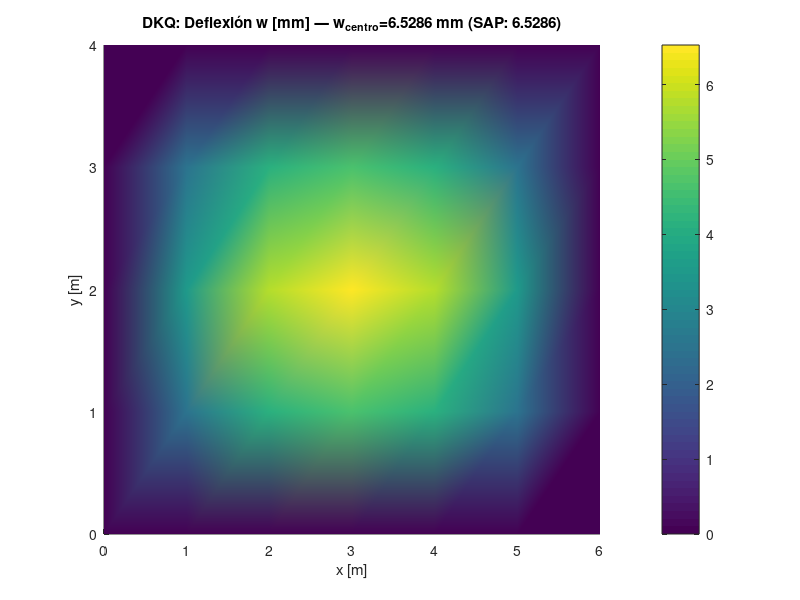
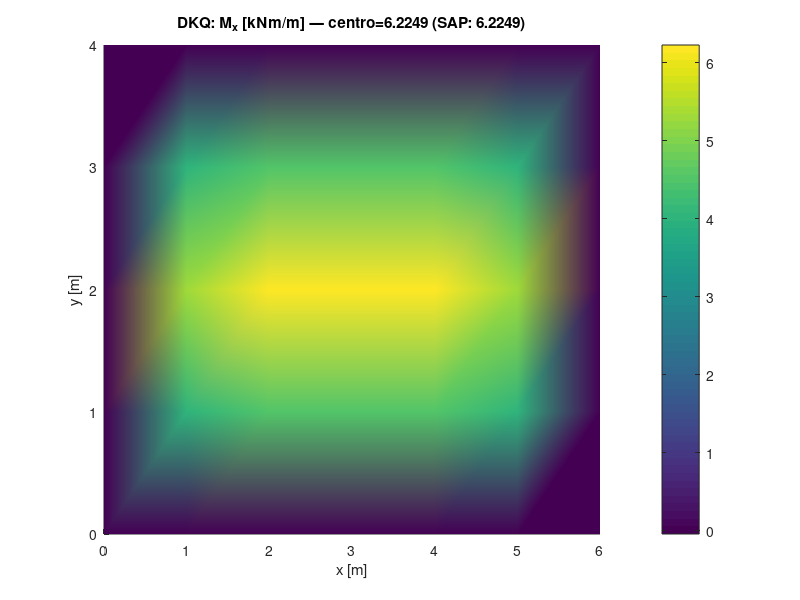
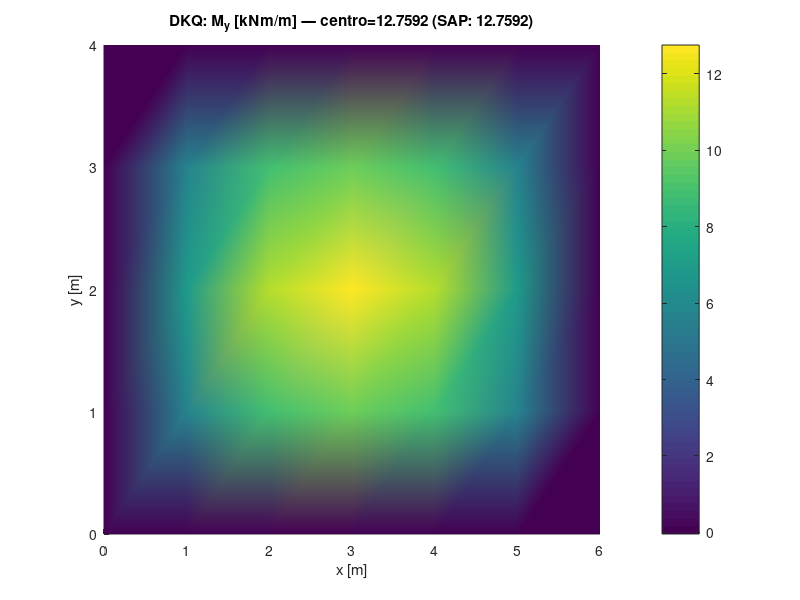
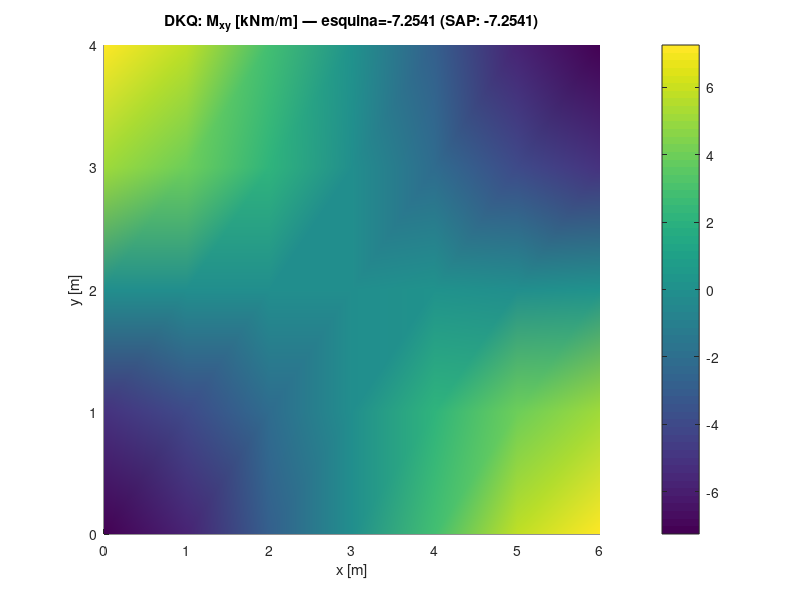

These charts were generated, in order, by the following MATLAB code:
% =========================================================================
% Rectangular Slab FEA — Batoz DKQ (Discrete Kirchhoff Quadrilateral)
% Reproduce EXACTAMENTE la formulación de SAP 2000 Plate-Thin
% =========================================================================
% Elemento Batoz-Tahar DKQ (Batoz & Tahar, IJNME 1982):
%   - 4 nodos × 3 GDL = 12 GDL/elemento
%   - GDLs/nodo: {w, β_x = ∂w/∂x, β_y = ∂w/∂y}
%   - Rotaciones interpoladas con Serendipity Q8 (4 corners + 4 midsides)
%   - Mid-side rotations condensadas via Kirchhoff constraint:
%       βs_midside = (3/2L)(w_J - w_I) - (1/4)(βs_I + βs_J)
%       βn_midside = (βn_I + βn_J) / 2
%   - 2×2 Gauss para K_e y para extracción de momentos
%   - Extrapolación bilinear Gauss→nodos (igual que SAP 2000)
%
% Esperado para el caso Calcpad/SAP (6×4, t=0.1, E=35GPa, ν=0.15, q=10):
%   SAP v24 (medido):  w=6.5286 mm, Mx=6.2249, My=12.7592, Mxy=-7.2541
% =========================================================================
t_total = tic;

%% Datos
a  = 6
b  = 4
t  = 0.1
q  = 10
E  = 35e6
nu = 0.15

%% Malla
n_a = 6
n_b = 4
n_e = n_a*n_b
n_j = (n_a+1)*(n_b+1)
n_dof = 3
n_k = n_dof*4
a_1 = a/n_a
b_1 = b/n_b
n_g = n_dof*n_j

x_j = zeros(n_j, 1);
y_j = zeros(n_j, 1);
x = 0; y = 0;
for j = 1:n_j
    x_j(j) = x;
    y_j(j) = y;
    y = y + b_1;
    if y > b + 1e-9, y = 0; x = x + a_1; end
end
e_j = zeros(n_e, 4);
for ia = 1:n_a
    for ib = 1:n_b
        e = ib + n_b*(ia-1);
        j_corner = e + ia - 1;
        e_j(e, 1) = j_corner;
        e_j(e, 2) = j_corner + n_b + 1;
        e_j(e, 3) = j_corner + n_b + 2;
        e_j(e, 4) = j_corner + 1;
    end
end

%% Apoyos perimetrales
n_s = 2*(n_a + n_b)
s_j = zeros(n_s, 1);
i_s = 0;
for i = 1:n_a+1
    j = (n_b+1)*i - n_b; i_s = i_s + 1; s_j(i_s) = j;
end
for i = 1:n_a+1
    j = (n_b+1)*i; i_s = i_s + 1; s_j(i_s) = j;
end
for i = 2:n_b
    j = i; i_s = i_s + 1; s_j(i_s) = j;
end
for i = 2:n_b
    j = n_a*(n_b+1) + i; i_s = i_s + 1; s_j(i_s) = j;
end

%% Constitutiva
D11 = E*t^3/(12*(1-nu^2))
D = D11 * [1, nu, 0; nu, 1, 0; 0, 0, (1-nu)/2]

%% Cuadratura 2×2 Gauss (la que usa SAP 2000)
gp = [-0.5773502691896257, 0.5773502691896257];
gw = [1.0, 1.0];

%% Element K_e via Batoz DKQ — rectangular a_1 × b_1
% Local coords ξ, η ∈ [-1, +1] mapeado a x_local ∈ [0, a_1], y_local ∈ [0, b_1]
% Jacobiano: dx/dξ = a_1/2 = a_h, dy/dη = b_1/2 = b_h
a_h = a_1/2;
b_h = b_1/2;
K_e = zeros(n_k, n_k);

% Acumulador de F_e (Q4 bilinear consistent load para uniform q):
% F_e = q * a_1*b_1/4 en cada GDL w (1, 4, 7, 10), 0 en β_x, β_y
F_e = zeros(n_k, 1);
F_e(1) = q*a_1*b_1/4;
F_e(4) = q*a_1*b_1/4;
F_e(7) = q*a_1*b_1/4;
F_e(10) = q*a_1*b_1/4;

% Corner & midside natural coords (Serendipity Q8)
xi_q8  = [-1,  1, 1, -1,  0, 1, 0, -1];
eta_q8 = [-1, -1, 1,  1, -1, 0, 1,  0];

% Coeficientes de Kirchhoff
inv_a1 = 1.0 / a_1;
inv_b1 = 1.0 / b_1;
c_a = 1.5 * inv_a1;   % = 3/(2*a_1)
c_b = 1.5 * inv_b1;   % = 3/(2*b_1)

for ig = 1:2
    for jg = 1:2
        xi = gp(ig);
        eta = gp(jg);
        wgt = gw(ig)*gw(jg);

        % --- Q8 Serendipity N_k y derivadas en (xi, eta) ---
        N_q8  = zeros(1, 8);
        dN_dxi = zeros(1, 8);
        dN_deta = zeros(1, 8);
        % Corners (k = 1..4)
        for k = 1:4
            si = xi_q8(k); ti = eta_q8(k);
            N_q8(k) = 0.25*(1+si*xi)*(1+ti*eta)*(si*xi + ti*eta - 1);
            dN_dxi(k)  = 0.25*si*(1+ti*eta)*(2*si*xi + ti*eta);
            dN_deta(k) = 0.25*ti*(1+si*xi)*(si*xi + 2*ti*eta);
        end
        % Midside 5 (0,-1)
        N_q8(5)  = 0.5*(1 - xi^2)*(1 - eta);
        dN_dxi(5)  = -xi*(1 - eta);
        dN_deta(5) = -0.5*(1 - xi^2);
        % Midside 6 (+1,0)
        N_q8(6)  = 0.5*(1 + xi)*(1 - eta^2);
        dN_dxi(6)  = 0.5*(1 - eta^2);
        dN_deta(6) = -eta*(1 + xi);
        % Midside 7 (0,+1)
        N_q8(7)  = 0.5*(1 - xi^2)*(1 + eta);
        dN_dxi(7)  = -xi*(1 + eta);
        dN_deta(7) = 0.5*(1 - xi^2);
        % Midside 8 (-1, 0)
        N_q8(8)  = 0.5*(1 - xi)*(1 - eta^2);
        dN_dxi(8)  = -0.5*(1 - eta^2);
        dN_deta(8) = -eta*(1 - xi);

        % --- Hx (1×12) y Hy (1×12) — coeficientes en función de DOFs ---
        % DOF order: [w_1, βx_1, βy_1, w_2, βx_2, βy_2, w_3, βx_3, βy_3, w_4, βx_4, βy_4]
        % Midside βx,βy substituidas usando Kirchhoff + interp normal:
        %   βx_5 = c_a*(w_2 - w_1) - 0.25*(βx_1+βx_2)
        %   βy_5 = 0.5*(βy_1 + βy_2)
        %   βx_6 = 0.5*(βx_2 + βx_3)
        %   βy_6 = c_b*(w_3 - w_2) - 0.25*(βy_2 + βy_3)
        %   βx_7 = c_a*(w_3 - w_4) - 0.25*(βx_3 + βx_4)
        %   βy_7 = 0.5*(βy_3 + βy_4)
        %   βx_8 = 0.5*(βx_4 + βx_1)
        %   βy_8 = c_b*(w_4 - w_1) - 0.25*(βy_1 + βy_4)
        % Hx(ξ,η) = Σ N_k(ξ,η)·βx_k  for k=1..8
        % Hy(ξ,η) = Σ N_k(ξ,η)·βy_k

        Hx = zeros(1, n_k);
        Hy = zeros(1, n_k);
        dHx_dxi = zeros(1, n_k);
        dHx_deta = zeros(1, n_k);
        dHy_dxi = zeros(1, n_k);
        dHy_deta = zeros(1, n_k);

        % Para cada DOF, acumular las contribuciones:
        % --- w_1 (DOF 1) ---
        % De βx_5 = c_a*(w_2 - w_1) →  -c_a*w_1 en N_5·βx_5
        % De βy_8 = c_b*(w_4 - w_1) →  -c_b*w_1 en N_8·βy_8
        Hx(1)  = -c_a*N_q8(5);
        Hy(1)  = -c_b*N_q8(8);
        dHx_dxi(1)  = -c_a*dN_dxi(5);
        dHx_deta(1) = -c_a*dN_deta(5);
        dHy_dxi(1)  = -c_b*dN_dxi(8);
        dHy_deta(1) = -c_b*dN_deta(8);

        % --- βx_1 (DOF 2) ---
        % De N_1·βx_1 directo + N_5·(-0.25·βx_1) + N_8·(0.5·βx_1)
        Hx(2)  = N_q8(1) - 0.25*N_q8(5) + 0.5*N_q8(8);
        Hy(2)  = 0;
        dHx_dxi(2)  = dN_dxi(1)  - 0.25*dN_dxi(5)  + 0.5*dN_dxi(8);
        dHx_deta(2) = dN_deta(1) - 0.25*dN_deta(5) + 0.5*dN_deta(8);
        dHy_dxi(2)  = 0;
        dHy_deta(2) = 0;

        % --- βy_1 (DOF 3) ---
        % De N_1·βy_1 + N_5·(0.5·βy_1) + N_8·(-0.25·βy_1)
        Hx(3)  = 0;
        Hy(3)  = N_q8(1) + 0.5*N_q8(5) - 0.25*N_q8(8);
        dHx_dxi(3)  = 0;
        dHx_deta(3) = 0;
        dHy_dxi(3)  = dN_dxi(1)  + 0.5*dN_dxi(5)  - 0.25*dN_dxi(8);
        dHy_deta(3) = dN_deta(1) + 0.5*dN_deta(5) - 0.25*dN_deta(8);

        % --- w_2 (DOF 4) ---
        % De βx_5 = c_a*(w_2 - w_1) →  +c_a·w_2 en N_5
        % De βy_6 = c_b*(w_3 - w_2) →  -c_b·w_2 en N_6
        Hx(4)  = c_a*N_q8(5);
        Hy(4)  = -c_b*N_q8(6);
        dHx_dxi(4)  = c_a*dN_dxi(5);
        dHx_deta(4) = c_a*dN_deta(5);
        dHy_dxi(4)  = -c_b*dN_dxi(6);
        dHy_deta(4) = -c_b*dN_deta(6);

        % --- βx_2 (DOF 5) ---
        Hx(5)  = N_q8(2) - 0.25*N_q8(5) + 0.5*N_q8(6);
        Hy(5)  = 0;
        dHx_dxi(5)  = dN_dxi(2)  - 0.25*dN_dxi(5)  + 0.5*dN_dxi(6);
        dHx_deta(5) = dN_deta(2) - 0.25*dN_deta(5) + 0.5*dN_deta(6);

        % --- βy_2 (DOF 6) ---
        Hy(6)  = N_q8(2) + 0.5*N_q8(5) - 0.25*N_q8(6);
        dHy_dxi(6)  = dN_dxi(2)  + 0.5*dN_dxi(5)  - 0.25*dN_dxi(6);
        dHy_deta(6) = dN_deta(2) + 0.5*dN_deta(5) - 0.25*dN_deta(6);

        % --- w_3 (DOF 7) ---
        % De βy_6 = c_b*(w_3 - w_2) →  +c_b·w_3 en N_6
        % De βx_7 = c_a*(w_3 - w_4) →  +c_a·w_3 en N_7
        Hx(7)  = c_a*N_q8(7);
        Hy(7)  = c_b*N_q8(6);
        dHx_dxi(7)  = c_a*dN_dxi(7);
        dHx_deta(7) = c_a*dN_deta(7);
        dHy_dxi(7)  = c_b*dN_dxi(6);
        dHy_deta(7) = c_b*dN_deta(6);

        % --- βx_3 (DOF 8) ---
        Hx(8)  = N_q8(3) + 0.5*N_q8(6) - 0.25*N_q8(7);
        dHx_dxi(8)  = dN_dxi(3)  + 0.5*dN_dxi(6)  - 0.25*dN_dxi(7);
        dHx_deta(8) = dN_deta(3) + 0.5*dN_deta(6) - 0.25*dN_deta(7);

        % --- βy_3 (DOF 9) ---
        Hy(9)  = N_q8(3) - 0.25*N_q8(6) + 0.5*N_q8(7);
        dHy_dxi(9)  = dN_dxi(3)  - 0.25*dN_dxi(6)  + 0.5*dN_dxi(7);
        dHy_deta(9) = dN_deta(3) - 0.25*dN_deta(6) + 0.5*dN_deta(7);

        % --- w_4 (DOF 10) ---
        % De βx_7 = c_a*(w_3 - w_4) →  -c_a·w_4 en N_7
        % De βy_8 = c_b*(w_4 - w_1) →  +c_b·w_4 en N_8
        Hx(10) = -c_a*N_q8(7);
        Hy(10) = c_b*N_q8(8);
        dHx_dxi(10)  = -c_a*dN_dxi(7);
        dHx_deta(10) = -c_a*dN_deta(7);
        dHy_dxi(10)  = c_b*dN_dxi(8);
        dHy_deta(10) = c_b*dN_deta(8);

        % --- βx_4 (DOF 11) ---
        Hx(11) = N_q8(4) - 0.25*N_q8(7) + 0.5*N_q8(8);
        dHx_dxi(11)  = dN_dxi(4)  - 0.25*dN_dxi(7)  + 0.5*dN_dxi(8);
        dHx_deta(11) = dN_deta(4) - 0.25*dN_deta(7) + 0.5*dN_deta(8);

        % --- βy_4 (DOF 12) ---
        Hy(12) = N_q8(4) + 0.5*N_q8(7) - 0.25*N_q8(8);
        dHy_dxi(12)  = dN_dxi(4)  + 0.5*dN_dxi(7)  - 0.25*dN_dxi(8);
        dHy_deta(12) = dN_deta(4) + 0.5*dN_deta(7) - 0.25*dN_deta(8);

        % --- Convertir a derivadas físicas y construir B (3×12) ---
        % B[1,:] = ∂Hx/∂x = (1/a_h) dHx_dxi
        % B[2,:] = ∂Hy/∂y = (1/b_h) dHy_deta
        % B[3,:] = ∂Hx/∂y + ∂Hy/∂x = (1/b_h) dHx_deta + (1/a_h) dHy_dxi
        Brow1 = dHx_dxi  / a_h;
        Brow2 = dHy_deta / b_h;
        Brow3 = dHx_deta / b_h + dHy_dxi / a_h;
        B = [Brow1; Brow2; Brow3];

        % Jacobiano para integración (constante en mesh rectangular)
        K_e = K_e + (B')*D*B * (a_h*b_h*wgt);
    end
end

%% Ensamblaje global
K = zeros(n_g, n_g);
F = zeros(n_g, 1);
for e = 1:n_e
    gdl_e = zeros(n_k, 1);
    for i = 1:4
        gi = e_j(e, i);
        for ii = 1:n_dof
            gdl_e(n_dof*(i-1)+ii) = n_dof*(gi-1) + ii;
        end
    end
    K(gdl_e, gdl_e) = K(gdl_e, gdl_e) + K_e;
    F(gdl_e) = F(gdl_e) + F_e;
end

%% BC (igual que SAP 2000)
k_s = 1e20;
for i = 1:n_s
    j_n = s_j(i);
    g = n_dof*(j_n - 1);
    K(g+1, g+1) = K(g+1, g+1) + k_s;
    is_x = (x_j(j_n) <= 1e-9 || x_j(j_n) >= a - 1e-9);
    is_y = (y_j(j_n) <= 1e-9 || y_j(j_n) >= b - 1e-9);
    if is_x && is_y
        K(g+2, g+2) = K(g+2, g+2) + k_s;
        K(g+3, g+3) = K(g+3, g+3) + k_s;
    elseif is_x
        K(g+3, g+3) = K(g+3, g+3) + k_s;
    elseif is_y
        K(g+2, g+2) = K(g+2, g+2) + k_s;
    end
end

%% Solve
Z = K \ F;

%% w por nodo
w_nodo = zeros(n_j, 1);
for j = 1:n_j
    w_nodo(j) = Z(n_dof*(j-1)+1);
end
w_nodo_mm = w_nodo * 1000;
j_centro = round(n_a/2)*(n_b+1) + round(n_b/2) + 1;
w_centro_mm = w_nodo_mm(j_centro)

%% Postproceso momentos: evaluar B en 2×2 Gauss → extrapolar a nodos (SAP-style)
% Extrapolación bilineal Gauss→nodos: multiplicar coord Gauss por √3
% para mapear (±1/√3) → (±1)
sqrt3 = 1.7320508075688772;
% Coord Gauss en orden 1=(-1/√3,-1/√3), 2=(+1/√3,-1/√3), 3=(+1/√3,+1/√3), 4=(-1/√3,+1/√3)
gp_corner = sqrt3;   % multiplicador para llegar al corner desde Gauss
M_j = zeros(3, n_j);
c_j = zeros(n_j, 1);

for e = 1:n_e
    Z_e = zeros(n_k, 1);
    for i = 1:4
        gi = e_j(e, i);
        for ii = 1:n_dof
            Z_e(n_dof*(i-1)+ii) = Z(n_dof*(gi-1)+ii);
        end
    end
    % Evaluar M en los 4 Gauss points
    M_gauss = zeros(3, 4);
    g_idx = 0;
    for jg = 1:2
        for ig = 1:2
            g_idx = g_idx + 1;
            xi = gp(ig);
            eta = gp(jg);
            % Build B at this Gauss point (same code as above)
            N_q8 = zeros(1, 8); dN_dxi = zeros(1, 8); dN_deta = zeros(1, 8);
            for k = 1:4
                si = xi_q8(k); ti = eta_q8(k);
                N_q8(k) = 0.25*(1+si*xi)*(1+ti*eta)*(si*xi + ti*eta - 1);
                dN_dxi(k)  = 0.25*si*(1+ti*eta)*(2*si*xi + ti*eta);
                dN_deta(k) = 0.25*ti*(1+si*xi)*(si*xi + 2*ti*eta);
            end
            N_q8(5) = 0.5*(1-xi^2)*(1-eta); dN_dxi(5) = -xi*(1-eta); dN_deta(5) = -0.5*(1-xi^2);
            N_q8(6) = 0.5*(1+xi)*(1-eta^2); dN_dxi(6) = 0.5*(1-eta^2); dN_deta(6) = -eta*(1+xi);
            N_q8(7) = 0.5*(1-xi^2)*(1+eta); dN_dxi(7) = -xi*(1+eta); dN_deta(7) = 0.5*(1-xi^2);
            N_q8(8) = 0.5*(1-xi)*(1-eta^2); dN_dxi(8) = -0.5*(1-eta^2); dN_deta(8) = -eta*(1-xi);

            Hx = zeros(1, n_k); Hy = zeros(1, n_k);
            dHx_dxi = zeros(1, n_k); dHx_deta = zeros(1, n_k);
            dHy_dxi = zeros(1, n_k); dHy_deta = zeros(1, n_k);
            % DOF 1 = w_1
            dHx_dxi(1) = -c_a*dN_dxi(5);  dHx_deta(1) = -c_a*dN_deta(5);
            dHy_dxi(1) = -c_b*dN_dxi(8);  dHy_deta(1) = -c_b*dN_deta(8);
            % DOF 2 = βx_1
            dHx_dxi(2)  = dN_dxi(1)  - 0.25*dN_dxi(5)  + 0.5*dN_dxi(8);
            dHx_deta(2) = dN_deta(1) - 0.25*dN_deta(5) + 0.5*dN_deta(8);
            % DOF 3 = βy_1
            dHy_dxi(3)  = dN_dxi(1)  + 0.5*dN_dxi(5)  - 0.25*dN_dxi(8);
            dHy_deta(3) = dN_deta(1) + 0.5*dN_deta(5) - 0.25*dN_deta(8);
            % DOF 4 = w_2
            dHx_dxi(4) = c_a*dN_dxi(5);  dHx_deta(4) = c_a*dN_deta(5);
            dHy_dxi(4) = -c_b*dN_dxi(6); dHy_deta(4) = -c_b*dN_deta(6);
            % DOF 5 = βx_2
            dHx_dxi(5)  = dN_dxi(2)  - 0.25*dN_dxi(5)  + 0.5*dN_dxi(6);
            dHx_deta(5) = dN_deta(2) - 0.25*dN_deta(5) + 0.5*dN_deta(6);
            % DOF 6 = βy_2
            dHy_dxi(6)  = dN_dxi(2)  + 0.5*dN_dxi(5)  - 0.25*dN_dxi(6);
            dHy_deta(6) = dN_deta(2) + 0.5*dN_deta(5) - 0.25*dN_deta(6);
            % DOF 7 = w_3
            dHx_dxi(7) = c_a*dN_dxi(7);  dHx_deta(7) = c_a*dN_deta(7);
            dHy_dxi(7) = c_b*dN_dxi(6);  dHy_deta(7) = c_b*dN_deta(6);
            % DOF 8 = βx_3
            dHx_dxi(8)  = dN_dxi(3)  + 0.5*dN_dxi(6)  - 0.25*dN_dxi(7);
            dHx_deta(8) = dN_deta(3) + 0.5*dN_deta(6) - 0.25*dN_deta(7);
            % DOF 9 = βy_3
            dHy_dxi(9)  = dN_dxi(3)  - 0.25*dN_dxi(6)  + 0.5*dN_dxi(7);
            dHy_deta(9) = dN_deta(3) - 0.25*dN_deta(6) + 0.5*dN_deta(7);
            % DOF 10 = w_4
            dHx_dxi(10) = -c_a*dN_dxi(7); dHx_deta(10) = -c_a*dN_deta(7);
            dHy_dxi(10) = c_b*dN_dxi(8);  dHy_deta(10) = c_b*dN_deta(8);
            % DOF 11 = βx_4
            dHx_dxi(11)  = dN_dxi(4)  - 0.25*dN_dxi(7)  + 0.5*dN_dxi(8);
            dHx_deta(11) = dN_deta(4) - 0.25*dN_deta(7) + 0.5*dN_deta(8);
            % DOF 12 = βy_4
            dHy_dxi(12)  = dN_dxi(4)  + 0.5*dN_dxi(7)  - 0.25*dN_dxi(8);
            dHy_deta(12) = dN_deta(4) + 0.5*dN_deta(7) - 0.25*dN_deta(8);

            Brow1 = dHx_dxi  / a_h;
            Brow2 = dHy_deta / b_h;
            Brow3 = dHx_deta / b_h + dHy_dxi / a_h;
            B = [Brow1; Brow2; Brow3];
            M_local = -D * B * Z_e;
            M_gauss(1, g_idx) = M_local(1);
            M_gauss(2, g_idx) = M_local(2);
            M_gauss(3, g_idx) = M_local(3);
        end
    end
    % Extrapolación bilineal Gauss → 4 corners del elemento
    % Corner order: 1=(-1,-1), 2=(+1,-1), 3=(+1,+1), 4=(-1,+1)
    % Gauss order: 1=(-,-), 2=(+,-), 3=(+,+), 4=(-,+) en el código de doble loop (ig=1..2, jg=1..2)
    % Pero en mi loop: g_idx = 1: (ig=1,jg=1)=(- ,-), g_idx=2: (ig=2,jg=1)=(+,-), g_idx=3:(ig=1,jg=2)=(-,+), g_idx=4:(ig=2,jg=2)=(+,+)
    % Mapping para extrapolar:
    % corner_i = N_1_extrap(xi_corner)*M_gauss(1) + N_2_extrap*M_gauss(2) + ...
    % donde N_k_extrap = (1/4)(1 + xi_g_k*sqrt3*xi_c)(1 + eta_g_k*sqrt3*eta_c)
    xi_corner  = [-1,  1, 1, -1];
    eta_corner = [-1, -1, 1,  1];
    xi_gauss   = [-1,  1, -1,  1];   % g_idx=1..4 → (ig=1,jg=1), (ig=2,jg=1), (ig=1,jg=2), (ig=2,jg=2)
    eta_gauss  = [-1, -1,  1,  1];
    for i = 1:4
        xc = xi_corner(i);
        ec = eta_corner(i);
        Mxx_c = 0; Myy_c = 0; Mxy_c = 0;
        for k = 1:4
            Nk = 0.25 * (1 + xi_gauss(k)*sqrt3*xc) * (1 + eta_gauss(k)*sqrt3*ec);
            Mxx_c = Mxx_c + Nk * M_gauss(1, k);
            Myy_c = Myy_c + Nk * M_gauss(2, k);
            Mxy_c = Mxy_c + Nk * M_gauss(3, k);
        end
        j_nod = e_j(e, i);
        M_j(1, j_nod) = M_j(1, j_nod) + Mxx_c;
        M_j(2, j_nod) = M_j(2, j_nod) + Myy_c;
        M_j(3, j_nod) = M_j(3, j_nod) + Mxy_c;
        c_j(j_nod) = c_j(j_nod) + 1;
    end
end
for j = 1:n_j
    if c_j(j) > 0
        M_j(1, j) = M_j(1, j) / c_j(j);
        M_j(2, j) = M_j(2, j) / c_j(j);
        M_j(3, j) = M_j(3, j) / c_j(j);
    end
end

Mx_centro = M_j(1, j_centro)
My_centro = M_j(2, j_centro)
Mxy_esquina = M_j(3, 1)

%% Reporte
fprintf('══════════════════════════════════════════════════════════════════\n')
fprintf('  Rectangular Slab FEA — Batoz DKQ (igual SAP 2000 Plate-Thin)\n')
fprintf('══════════════════════════════════════════════════════════════════\n')
fprintf('  Elemento     : Batoz-Tahar Discrete Kirchhoff Quadrilateral\n')
fprintf('  GDLs/nodo    : 3 (w, β_x, β_y)\n')
fprintf('  Recovery     : 2×2 Gauss + extrapolación bilineal a nodos (SAP-style)\n')
fprintf('  ──────────────────────────────────────────────────────────────────\n')
fprintf('                Calcpad-Lab(DKQ)    SAP 2000 v24      Δ %%\n')
fprintf('  w_centro    :   %+8.4f mm       %+8.4f mm     %+.2f%%\n', w_centro_mm, -6.5286, 100*(abs(w_centro_mm)-6.5286)/6.5286)
fprintf('  M_x centro  :   %+8.4f kNm/m     %+8.4f kNm/m   %+.2f%%\n', Mx_centro, 6.2249, 100*(Mx_centro-6.2249)/6.2249)
fprintf('  M_y centro  :   %+8.4f kNm/m     %+8.4f kNm/m   %+.2f%%\n', My_centro, 12.7592, 100*(My_centro-12.7592)/12.7592)
fprintf('  M_xy esq.   :   %+8.4f kNm/m     %+8.4f kNm/m   %+.2f%%\n', Mxy_esquina, -7.2541, 100*(abs(Mxy_esquina)-7.2541)/7.2541)
fprintf('  ──────────────────────────────────────────────────────────────────\n')
fprintf('  Tiempo total : %.3f s\n', toc(t_total))
fprintf('══════════════════════════════════════════════════════════════════\n')

%% Plots
T = zeros(2*n_e, 3);
for e = 1:n_e
    T(2*e-1, 1) = e_j(e, 1); T(2*e-1, 2) = e_j(e, 2); T(2*e-1, 3) = e_j(e, 3);
    T(2*e, 1)   = e_j(e, 1); T(2*e, 2)   = e_j(e, 3); T(2*e, 3)   = e_j(e, 4);
end
V = [x_j, y_j];

figure
patch('Faces', T, 'Vertices', V, 'FaceVertexCData', w_nodo_mm, 'FaceColor', 'interp', 'EdgeColor', 'none')
title(sprintf('DKQ: Deflexión w [mm] — w_{centro}=%.4f mm (SAP: 6.5286)', w_centro_mm))
xlabel('x [m]'); ylabel('y [m]'); colorbar

figure
patch('Faces', T, 'Vertices', V, 'FaceVertexCData', M_j(1,:)', 'FaceColor', 'interp', 'EdgeColor', 'none')
title(sprintf('DKQ: M_x [kNm/m] — centro=%.4f (SAP: 6.2249)', Mx_centro))
xlabel('x [m]'); ylabel('y [m]'); colorbar

figure
patch('Faces', T, 'Vertices', V, 'FaceVertexCData', M_j(2,:)', 'FaceColor', 'interp', 'EdgeColor', 'none')
title(sprintf('DKQ: M_y [kNm/m] — centro=%.4f (SAP: 12.7592)', My_centro))
xlabel('x [m]'); ylabel('y [m]'); colorbar

figure
patch('Faces', T, 'Vertices', V, 'FaceVertexCData', M_j(3,:)', 'FaceColor', 'interp', 'EdgeColor', 'none')
title(sprintf('DKQ: M_{xy} [kNm/m] — esquina=%.4f (SAP: -7.2541)', Mxy_esquina))
xlabel('x [m]'); ylabel('y [m]'); colorbar

figure
trisurf(T, x_j, y_j, w_nodo_mm, w_nodo_mm);
title(sprintf('DKQ: Deflexión 3D — w_{centro}=%.4f mm', w_centro_mm))
xlabel('x [m]'); ylabel('y [m]'); zlabel('w [mm]')

fprintf('Done — Batoz DKQ (igual SAP 2000) con 5 figuras.\n')
